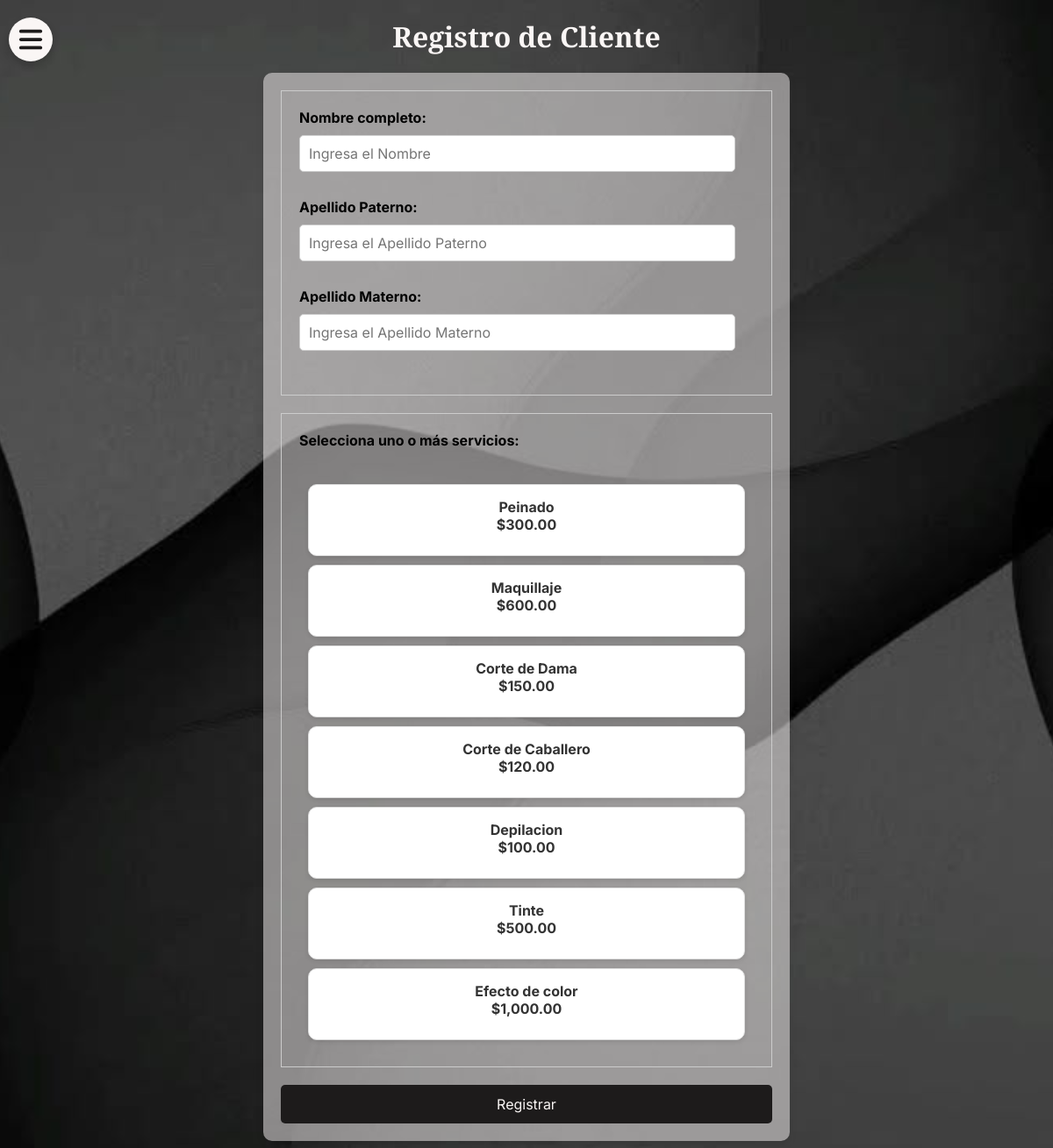
The page /registroCli.php (signed in) on the database its author committed.
### tables this page shows
CREATE TABLE servicios (
    id_servicio INT(4) PRIMARY KEY AUTO_INCREMENT,
    nombre_serv VARCHAR(25) NOT NULL UNIQUE,
    costo DECIMAL(6,2) NOT NULL,
    activo INT(1) NOT NULL DEFAULT 1  

);

### registroCli.php (the view, shortened to what this page needs)
<?php
$conexion = conectar();
$stmt = $conexion->prepare("SELECT * FROM servicios WHERE activo = 1");
$stmt->execute();
$servicios = $stmt->fetchAll();
?>
<!DOCTYPE html>
<html lang="es">
<head>
    <link rel="stylesheet" type="text/css" href="styles/styles.css">
    <link rel="stylesheet" href="https://cdnjs.cloudflare.com/ajax/libs/font-awesome/6.0.0-beta3/css/all.min.css">
</head>
<body class="body-log">
<div class="svgcont">
    <a href="menu.php" class="">
    </a>
</div>
<h1>Registro de Cliente</h1>
<form action="" method="POST" class="formulario">
    <div class="form-group">
        <label for="nombre">Nombre completo:</label>
        <input type="text" id="nombre" name="nombre_clientes" placeholder="Ingresa el Nombre" required>
        <br><br>
        <label for="apat">Apellido Paterno:</label>
        <input type="text" id="apat" name="ap_clientes" placeholder="Ingresa el Apellido Paterno" required>
        <br><br>
        <label for="amat">Apellido Materno:</label>
        <input type="text" id="amat" name="am_clientes" placeholder="Ingresa el Apellido Materno" required>
        <br><br>
    </div>
    <div class="form-group">
        <label>Selecciona uno o más servicios:</label>
        <br>
        <?php foreach ($servicios as $servicio): ?>
            <div class="service-option">
                <label for="servicio_<?php echo $servicio['id_servicio']; ?>">
                    <span><?php echo $servicio['nombre_serv']; ?></span>
                    <br>
                    <span>$<?php echo number_format($servicio['costo'], 2); ?></span>
                </label>
            </div>
        <?php endforeach; ?>
    </div>
    <input class="boton" type="submit" value="Registrar" name="registro">
</form>
</body>
</html>

### styles/styles.css (style rules this page uses)
* { box-sizing: border-box; margin: 0; padding: 0; font-family: "Inter"; }
.body-log { background-image: url("../assets/Radico.jpeg"); background-size: cover; background-position: center; background-repeat: no-repeat; min-height: 100vh; margin: 0; font-family: "Inter", sans-serif; }
.svgcont { width: 50px; height: 50px; border-radius: 50%; background-color: #faf6f5; display: flex; align-items: center; justify-content: center; position: absolute; left: 10px; top: 20px; box-shadow: 0 4px 8px rgba(0, 0, 0, 0.2); }
.svgmenu { width: 30px; height: 30px; fill: #1d1b1b; transition: fill 0.3s; }
h1 { font-family: "Playfair Display"; text-align: center; color: #faf6f5; margin-top: 20px; }
.formulario { max-width: 600px; margin: auto; background-color: rgb(250, 246, 245, 0.5); padding: 20px; margin-bottom: 3rem; border-radius: 10px; box-shadow: 0 4px 8px rgba(0, 0, 0, 0.1); }
.form-group { margin-bottom: 20px; }
label { font-family: "Inter"; font-weight: bold; display: block; margin-bottom: 10px; }
input[type="text"], input[type="email"], input[type="password"], input[type="number"] { width: 96%; padding: 10px; border: 1px solid #ccc; border-radius: 5px; font-size: 16px; margin-bottom: 10px; }
.form-group { padding: 20px; border: 1px solid #ccc; transition: background-color 0.3s; }
.service-option { padding: 10px; border: 1px solid transparent; transition: background-color 0.3s, border 0.3s; margin-bottom: 10px; display: flex; align-items: center; }
.service-option { flex: 1 1 calc(50% - 20px); margin: 10px; }
.service-option { display: flex; flex-wrap: wrap; justify-content: center; align-items: center; padding: 20px; text-align: center; position: relative; border: 1px solid black; }
.service-option { background-color: #ffffff; border: 1px solid #ddd; border-radius: 10px; padding: 15px; text-align: center; box-shadow: 0 2px 5px rgba(0, 0, 0, 0.1); transition: transform 0.2s, box-shadow 0.2s; flex: 1 1 calc(30% - 20px); margin: 10px; }
.service-option label { display: block; cursor: pointer; font-weight: bold; color: #333; width: -webkit-fill-available; }
.boton { width: 100%; background-color: #1d1b1b; color: #faf6f5; padding: 12px; border: none; border-radius: 5px; font-size: 16px; cursor: pointer; transition: background-color 0.3s; }
.service-option:before { content: "✓"; position: absolute; top: 50%; left: 50%; transform: translate(-50%, -50%); font-size: 2rem; color: #000; display: none; }
h1 { text-align: center; color: #faf6f5; margin-bottom: 20px; font-family: "Playfair Display"; }

### rows shown on the page
servicios: nombre_serv "Peinado", costo "300.00"
servicios: nombre_serv "Maquillaje", costo "600.00"
servicios: nombre_serv "Corte de Dama", costo "150.00"
servicios: nombre_serv "Corte de Caballero", costo "120.00"
servicios: nombre_serv "Depilacion", costo "100.00"
servicios: nombre_serv "Tinte", costo "500.00"
servicios: nombre_serv "Efecto de color", costo "1,000.00"
